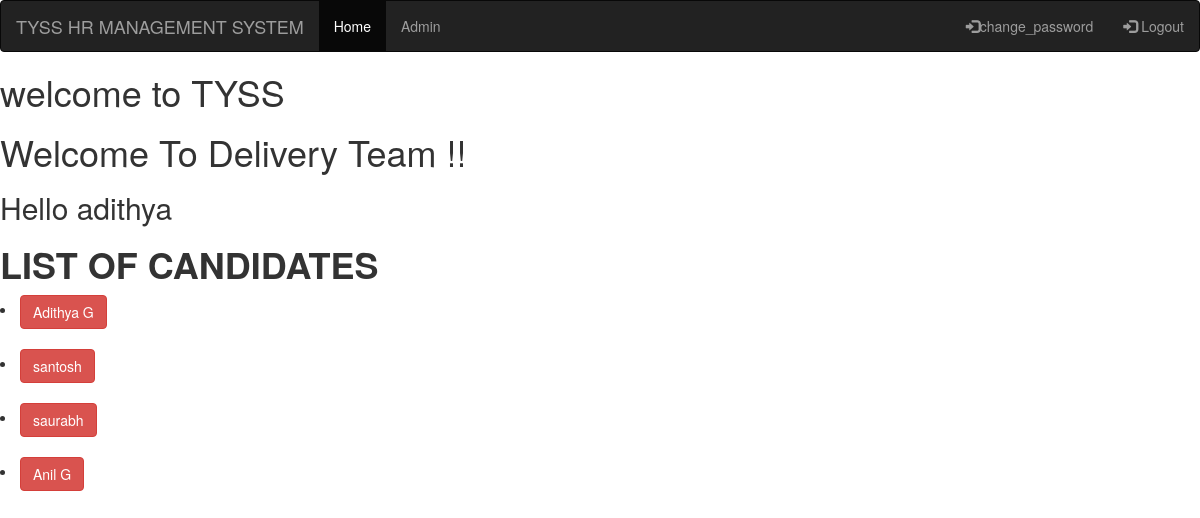
The app's page /candidate_List_delivery/ (signed in) with its own data.
### HR_app/models.py (models this page shows)
class Employee(models.Model):
    Candidate_Name=models.CharField(blank=False,default=None,max_length=30)
    Gender=models.CharField(blank=False,choices=G_CHOICES,max_length=10)
    Email_ID=models.EmailField(blank=False,default=None,max_length=254)
    Contact_Number=models.IntegerField(blank=False,default=None)
    Experience=models.CharField(blank=False,default=None,max_length=30)
    Total_Experience=models.CharField(blank=False,default=None,max_length=30)
    Relevant_Experience=models.CharField(blank=False,default=None,max_length=30)
    Skill_Set=models.CharField(blank=False,default=None,max_length=30)
    Current_CTC=models.FloatField(blank=False,default=None,max_length=30)
    Notice_Period=models.CharField(blank=False,default=None,max_length=30)
    Actions=models.CharField(blank=False,choices=In_CHOICES,max_length=10)
    Actions2=models.CharField(blank=False,choices=In_CHOICES,max_length=10)
    Actions3=models.CharField(blank=False,choices=In_CHOICES,max_length=10)
    Actions4=models.CharField(blank=False,choices=In_CHOICES,max_length=10)
    Employement_Type=models.CharField(blank=False,choices=on_CHOICES,max_length=10)

### HR_app/views.py (the view)
# urls.py: path('candidate_List_delivery/', views.candidate_List_delivery, name='candidate_List_delivery'),
@login_required
def candidate_List_delivery(request):
    obj=Employee.objects.all()
    context={
        'object':obj
    }
    return render(request,'index.html',context)

### HR_app/templates/index.html (shortened to what this page needs)
<!DOCTYPE html>
<html lang="en" dir="ltr">
  <head>
    <link rel="stylesheet" href="https://maxcdn.bootstrapcdn.com/bootstrap/3.4.1/css/bootstrap.min.css">
  </head>
  <body>
    <body>
      <nav class="navbar navbar-inverse">
        <div class="container-fluid">
          <div class="navbar-header">
            <a class="navbar-brand" href="#">TYSS HR MANAGEMENT SYSTEM</a>
          </div>
          <ul class="nav navbar-nav">
            <li class="active"><a href="{% url 'home' %}">Home</a></li>
            <li><a href="{% url 'admin:index' %}">Admin</a></li>
          </ul>
          <ul class="nav navbar-nav navbar-right">
            {% if user.is_authenticated %}
              <li><a href="{% url 'change_password' %}"><span class="glyphicon glyphicon-log-in"></span>change_password</a></li>
              <li><a href="{% url 'user_logout' %}"><span class="glyphicon glyphicon-log-in"></span> Logout</a></li>
            {% else %}
              <li><a href="{% url 'user_login_Delivery_Team' %}"><span class="glyphicon glyphicon-log-in"></span> Login/DeliveryTeam</a></li>
            {% endif %}
          </ul>
        </div>
      </nav>
      {% if user.is_authenticated %}
        <h1>welcome to TYSS</h1>
      {% else %}
        <h2>Please Login</h2>
      {% endif %}
    {% if user.is_authenticated %}
    <h1>Welcome To Delivery Team !!</h1>
    <h2>Hello {{user.username}}</h2>
    <h1><b>LIST OF CANDIDATES</b></h1>
      {% for obj in object %}
          <li><a class="btn btn-danger" href="{%  url 'candidate_view_Delivery' obj.id%}" role="button">{{ obj.Candidate_Name }}</a></li>
          <br>
      {% endfor %}
    {%else%}
    <h1>Login</h1>
    {% endif %}
  </html>

### records on screen
Employee: Candidate_Name "Adithya G"
Employee: Candidate_Name "santosh"
Employee: Candidate_Name "saurabh"
Employee: Candidate_Name "Anil G"

### other values on screen
{{ user.username }} "adithya"
